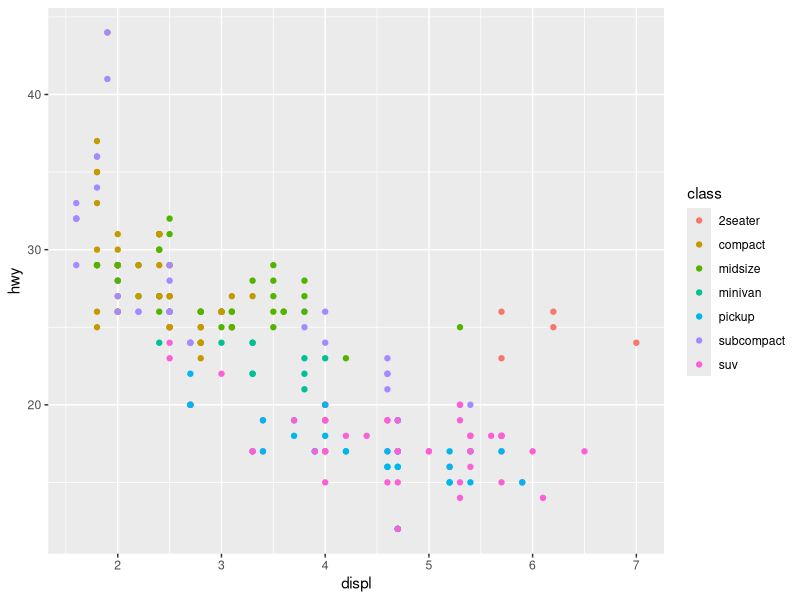
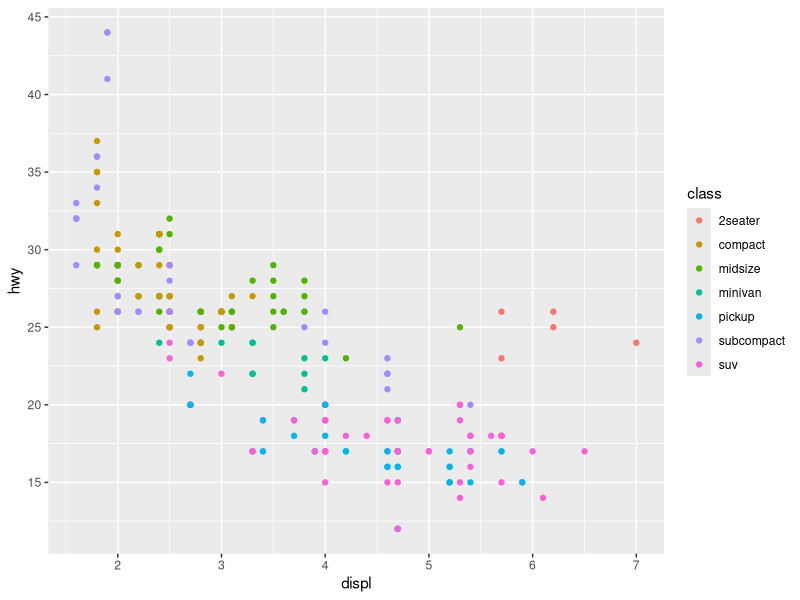
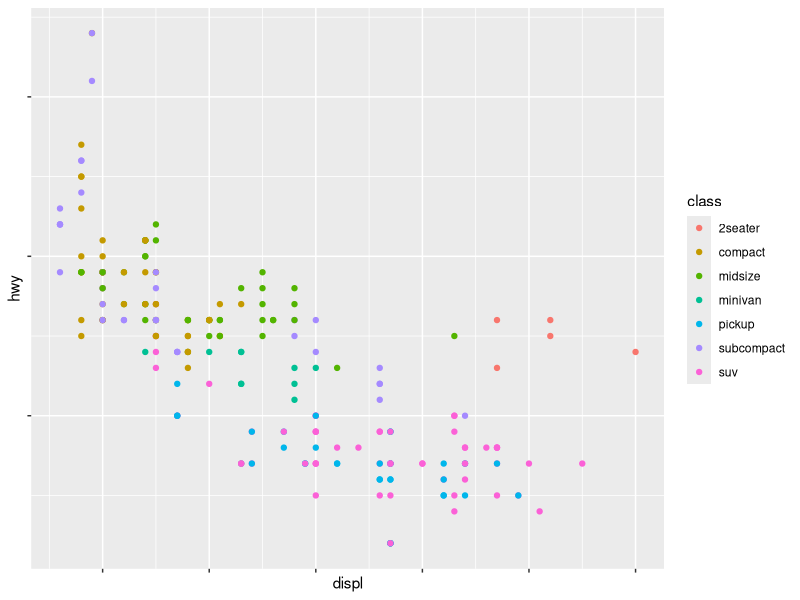
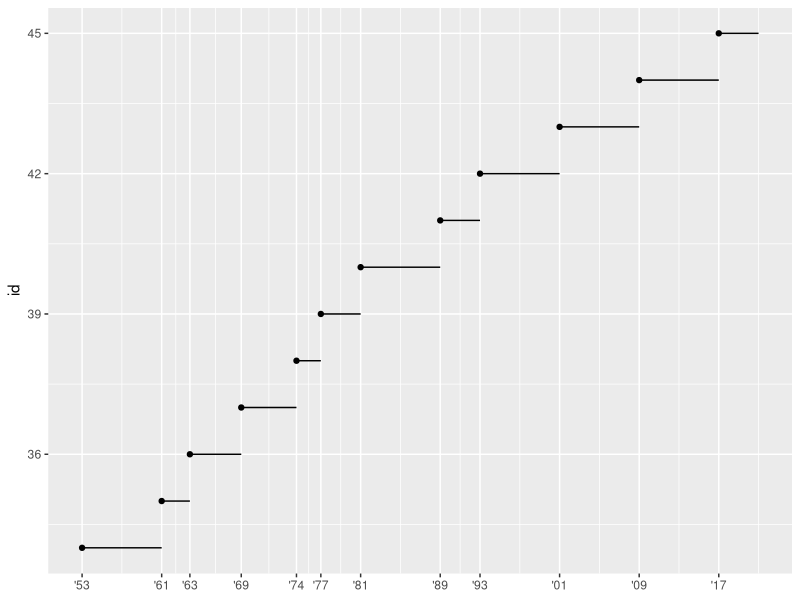
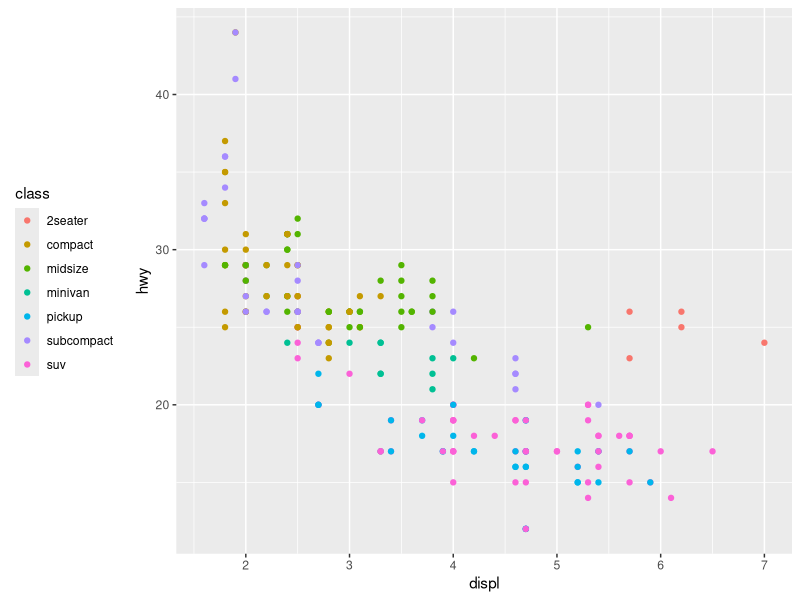
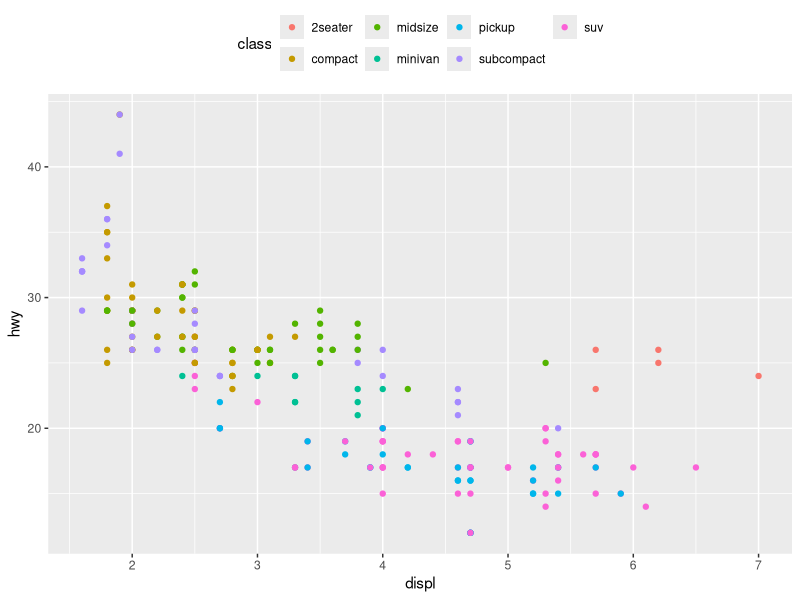
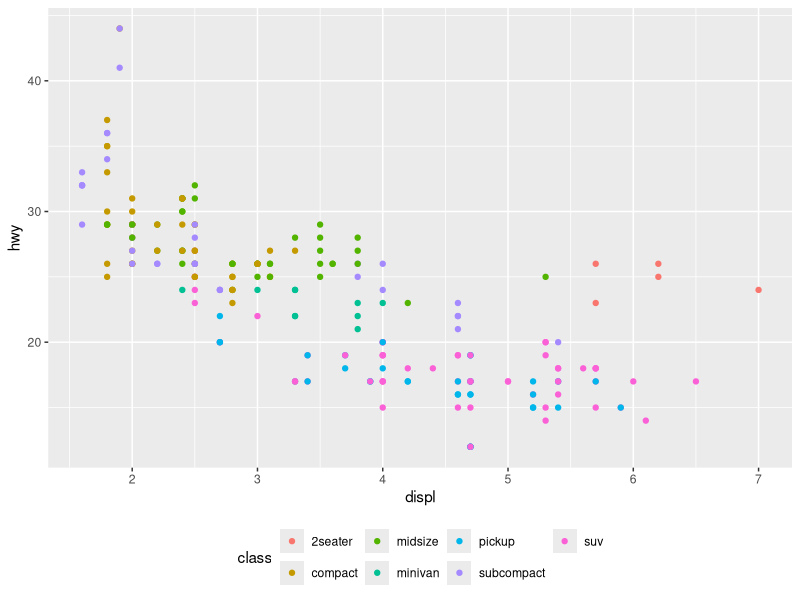
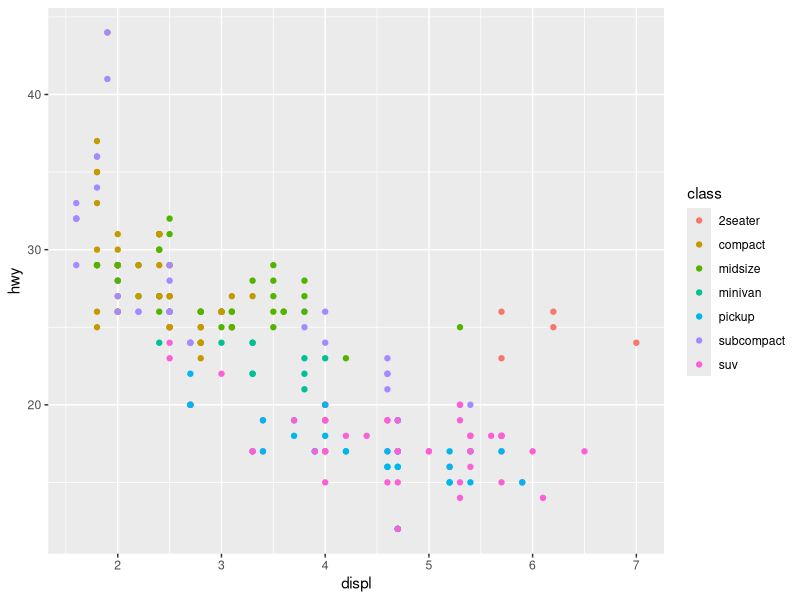

Write R code to recreate these figures, in order.
## ---- chunk 1
library(tidyverse)
ggplot(mpg,aes(displ, hwy))+
  geom_point(aes(colour=class))

library(tidyverse)
ggplot(mpg,aes(displ, hwy))+
  geom_point(aes(colour=class))+
  scale_y_continuous(breaks = seq(15,50,by=5))

library(tidyverse)
ggplot(mpg,aes(displ, hwy))+
  geom_point(aes(colour=class))+
  scale_x_continuous(labels = NULL)+
  scale_y_continuous(labels = NULL)
## ---- chunk 2
presidential %>%
  mutate(id = 33 + row_number()) %>%
  ggplot(aes(start, id)) +
    geom_point() +
    geom_segment(aes(xend = end, yend = id)) +
    scale_x_date(NULL, breaks = presidential$start, date_labels = "'%y")
## ---- chunk 3
base <- ggplot(mpg, aes(displ, hwy)) +
  geom_point(aes(colour = class))

base + theme(legend.position = "left")
base + theme(legend.position = "top")
base + theme(legend.position = "bottom")
base + theme(legend.position = "right") # the default
## ---- chunk 4
ggplot(mpg,aes(displ,hwy))+
  geom_point(aes(color=class))+
  geom_smooth(se=F)+
  theme(legend.position = "bottom")+
  guides(color=guide_legend(nrow=1,override.aes = list(size = 4)))
## ---- chunk 5
ggplot(diamonds, aes(log10(carat), log10(price))) +
  geom_point()

ggplot(diamonds, aes(log10(carat), log10(price))) +
  geom_bin2d()
## ---- chunk 6
ggplot(diamonds, aes(carat, price)) +
  geom_bin2d() + 
  scale_x_log10()+
  scale_y_log10()
## ---- chunk 7
ggplot(mpg,aes(displ,hwy))+
  geom_point(aes(color=drv))

ggplot(mpg,aes(displ,hwy))+
  geom_point(aes(color=drv))+
  scale_color_brewer(palette = "Set1")

ggplot(mpg,aes(displ,hwy))+
  geom_point(aes(color=drv))+
  scale_color_brewer(palette = "Set2")

ggplot(mpg,aes(displ,hwy))+
  geom_point(aes(color=drv,shape=drv))+
  scale_color_brewer(palette = "Set2")
## ---- chunk 8
presidential%>%
  mutate(id=33+row_number())%>%
  ggplot(aes(start,id,color=party))+
  geom_point()+
  geom_segment(aes(xend=end,yend=id))+
  scale_color_manual(values = c(Republican = "red", Democratic = "blue"))
## ---- chunk 9
df <- tibble(
  x=rnorm(10000),
  y=rnorm(10000)
)

ggplot(df,aes(x,y))+
  geom_hex()+
  coord_fixed()

ggplot(df, aes(x, y)) +
  geom_hex() +
  viridis::scale_fill_viridis() +
  coord_fixed()

ggplot(df, aes(x, y)) +
  geom_hex() +
  scale_color_gradient(low = "white",high = "red")+
  coord_fixed()
## ---- chunk 10
df <- tibble(
  x=rnorm(10000),
  y=rnorm(10000)
)

ggplot(df, aes(x, y)) +
  geom_point(aes(color=x))+
  scale_colour_gradient(low = "white", high = "red") +
  coord_fixed()

ggplot(df, aes(x, y)) +
  geom_hex()+
  scale_colour_gradient(low = "white", high = "red") +
  coord_fixed()

## ---- chunk 11
ggplot(diamonds, aes(carat, price)) +
  geom_point(aes(colour = cut), alpha = 1/20)+
  guides(colour = guide_legend( override.aes = list(size = 4,alpha=1)))
## ---- chunk 12
ggplot(mpg,mapping = aes(displ,hwy))+
  geom_point(aes(color=class))+
  geom_smooth()+
  coord_cartesian(xlim=c(5,7),ylim = c(10,30))

mpg%>%
  filter(displ>=5,displ<=7,hwy>=10,hwy<=30)%>%
  ggplot(aes(displ,hwy))+
  geom_point(aes(color=class))+
  geom_smooth()
## ---- chunk 13
suv <- mpg %>% filter(class == "suv")
compact <- mpg %>% filter(class == "compact")

ggplot(suv, aes(displ, hwy, colour = drv)) +
  geom_point()

ggplot(compact, aes(displ, hwy, colour = drv)) +
  geom_point()
## ---- chunk 14
x_scale <- scale_x_continuous(limits = range(mpg$displ))
y_scale <- scale_y_continuous(limits = range(mpg$hwy))
col_scale <- scale_colour_discrete(limits = unique(mpg$drv))

ggplot(suv, aes(displ, hwy, colour = drv)) +
  geom_point() +
  x_scale +
  y_scale +
  col_scale

ggplot(compact, aes(displ, hwy, colour = drv)) +
  geom_point() +
  x_scale +
  y_scale +
  col_scale
ggsave("my-plot.pdf")
